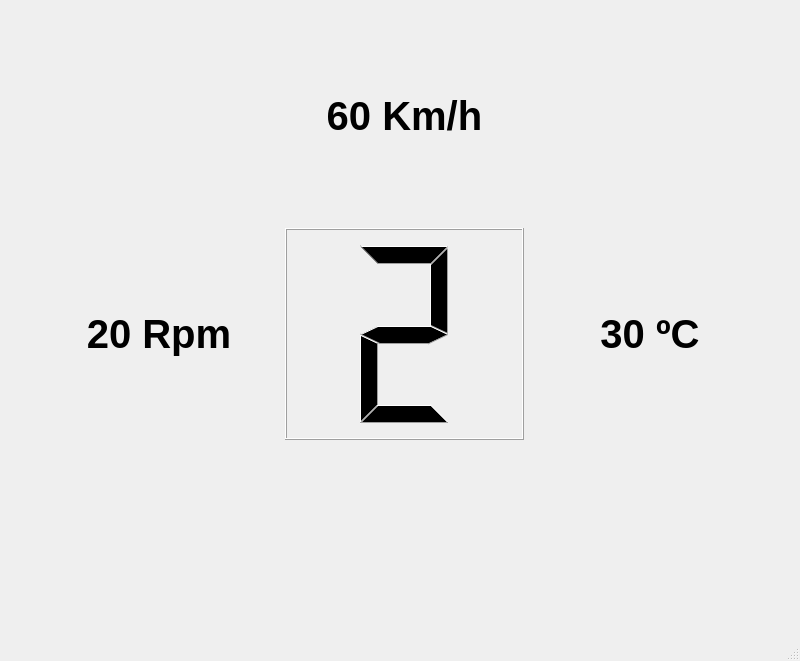
<?xml version="1.0" encoding="UTF-8"?>
<ui version="4.0">
 <class>MainWindow</class>
 <widget class="QMainWindow" name="MainWindow">
  <property name="geometry">
   <rect>
    <x>0</x>
    <y>0</y>
    <width>800</width>
    <height>661</height>
   </rect>
  </property>
  <property name="windowTitle">
   <string>UJI MotorSport</string>
  </property>
  <property name="windowIcon">
   <iconset>
    <normaloff>../Qt/widgetsQt/qt/icon.ico</normaloff>../Qt/widgetsQt/qt/icon.ico</iconset>
  </property>
  <property name="styleSheet">
   <string notr="true"/>
  </property>
  <widget class="QWidget" name="centralwidget">
   <widget class="QWidget" name="gridLayoutWidget">
    <property name="geometry">
     <rect>
      <x>39</x>
      <y>9</y>
      <width>731</width>
      <height>431</height>
     </rect>
    </property>
    <layout class="QGridLayout" name="gridLayout">
     <item row="0" column="1">
      <widget class="QLabel" name="label_7">
       <property name="font">
        <font>
         <pointsize>30</pointsize>
         <weight>75</weight>
         <bold>true</bold>
        </font>
       </property>
       <property name="text">
        <string>60 Km/h</string>
       </property>
       <property name="alignment">
        <set>Qt::AlignCenter</set>
       </property>
      </widget>
     </item>
     <item row="1" column="2">
      <widget class="QLabel" name="label_5">
       <property name="font">
        <font>
         <pointsize>30</pointsize>
         <weight>75</weight>
         <bold>true</bold>
        </font>
       </property>
       <property name="text">
        <string>30 ºC</string>
       </property>
       <property name="scaledContents">
        <bool>true</bool>
       </property>
       <property name="alignment">
        <set>Qt::AlignCenter</set>
       </property>
      </widget>
     </item>
     <item row="1" column="1">
      <widget class="QLCDNumber" name="lcdNumber_2">
       <property name="font">
        <font>
         <weight>50</weight>
         <bold>false</bold>
        </font>
       </property>
       <property name="numDigits">
        <number>1</number>
       </property>
       <property name="value" stdset="0">
        <double>2.000000000000000</double>
       </property>
      </widget>
     </item>
     <item row="1" column="0">
      <widget class="QLabel" name="label_2">
       <property name="font">
        <font>
         <pointsize>30</pointsize>
         <weight>75</weight>
         <bold>true</bold>
        </font>
       </property>
       <property name="text">
        <string>20 Rpm</string>
       </property>
       <property name="alignment">
        <set>Qt::AlignCenter</set>
       </property>
      </widget>
     </item>
    </layout>
   </widget>
   <widget class="QWidget" name="horizontalLayoutWidget">
    <property name="geometry">
     <rect>
      <x>40</x>
      <y>500</y>
      <width>731</width>
      <height>71</height>
     </rect>
    </property>
    <layout class="QHBoxLayout" name="horizontalLayout">
     <item>
      <widget class="KLed" name="kled">
       <property name="layoutDirection">
        <enum>Qt::LeftToRight</enum>
       </property>
       <property name="state">
        <enum>KLed::Off</enum>
       </property>
       <property name="color">
        <color>
         <red>255</red>
         <green>85</green>
         <blue>0</blue>
        </color>
       </property>
      </widget>
     </item>
     <item>
      <widget class="KLed" name="kled_2">
       <property name="state">
        <enum>KLed::On</enum>
       </property>
       <property name="color">
        <color>
         <red>255</red>
         <green>85</green>
         <blue>0</blue>
        </color>
       </property>
      </widget>
     </item>
     <item>
      <widget class="KLed" name="kled_4">
       <property name="state">
        <enum>KLed::Off</enum>
       </property>
       <property name="color">
        <color>
         <red>247</red>
         <green>247</green>
         <blue>0</blue>
        </color>
       </property>
      </widget>
     </item>
     <item>
      <widget class="KLed" name="kled_3">
       <property name="state">
        <enum>KLed::On</enum>
       </property>
       <property name="color">
        <color>
         <red>247</red>
         <green>247</green>
         <blue>0</blue>
        </color>
       </property>
      </widget>
     </item>
     <item>
      <widget class="KLed" name="kled_6">
       <property name="state">
        <enum>KLed::Off</enum>
       </property>
       <property name="shape">
        <enum>KLed::Circular</enum>
       </property>
       <property name="look">
        <enum>KLed::Raised</enum>
       </property>
       <property name="color">
        <color>
         <red>85</red>
         <green>170</green>
         <blue>0</blue>
        </color>
       </property>
      </widget>
     </item>
     <item>
      <widget class="KLed" name="kled_5">
       <property name="state">
        <enum>KLed::On</enum>
       </property>
       <property name="shape">
        <enum>KLed::Circular</enum>
       </property>
       <property name="look">
        <enum>KLed::Raised</enum>
       </property>
       <property name="color">
        <color>
         <red>85</red>
         <green>170</green>
         <blue>0</blue>
        </color>
       </property>
      </widget>
     </item>
    </layout>
   </widget>
  </widget>
  <widget class="QMenuBar" name="menubar">
   <property name="geometry">
    <rect>
     <x>0</x>
     <y>0</y>
     <width>800</width>
     <height>35</height>
    </rect>
   </property>
  </widget>
  <widget class="QStatusBar" name="statusbar"/>
 </widget>
 <customwidgets>
  <customwidget>
   <class>KLed</class>
   <extends>QWidget</extends>
   <header>kled.h</header>
  </customwidget>
 </customwidgets>
 <resources/>
 <connections/>
</ui>
